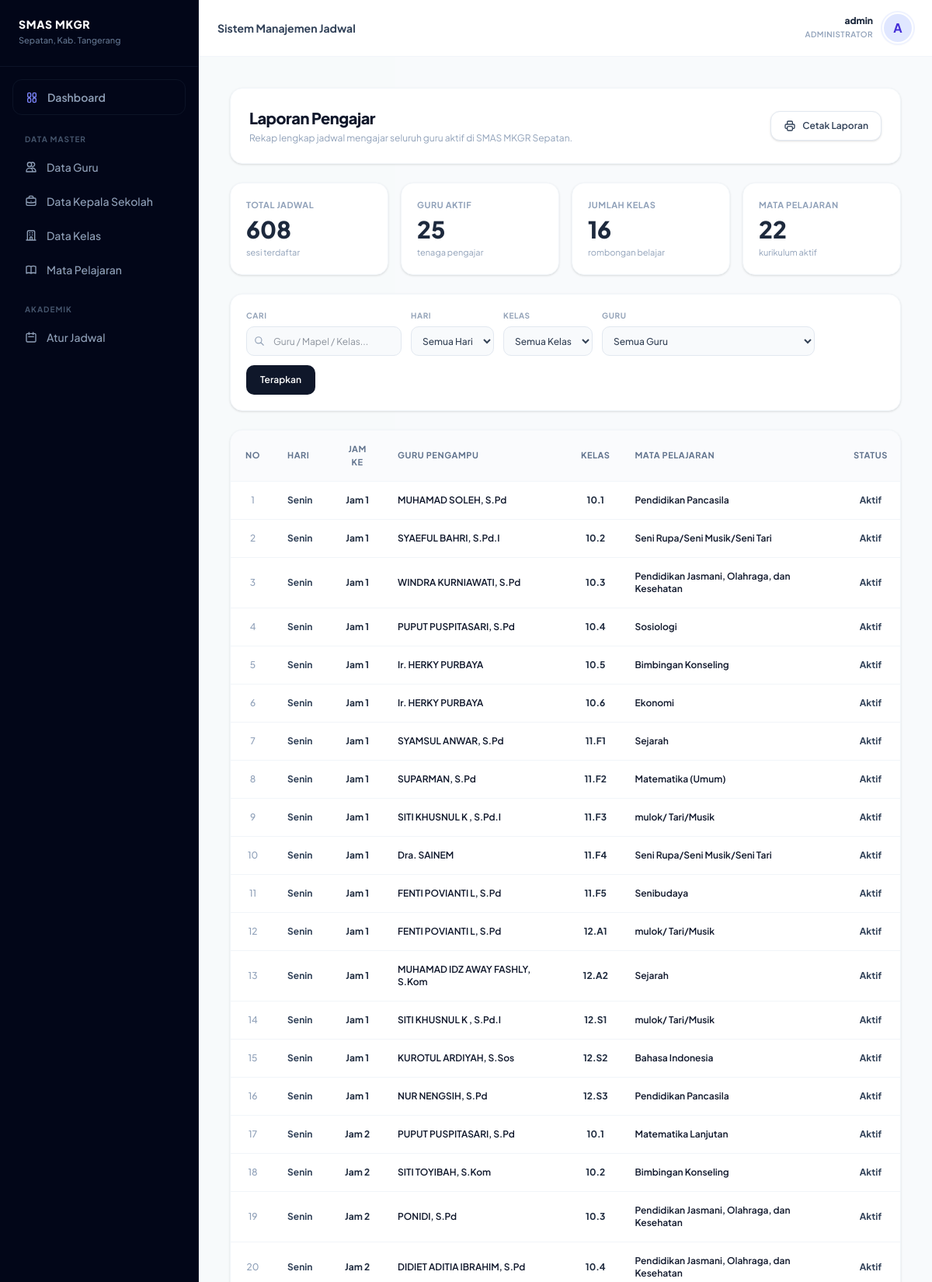
Screenshot of /laporan_pengajar.php (signed in, upper part) with the database file from the repository.
### tables this page shows
CREATE TABLE `jadwal` (
  `id` smallint NOT NULL AUTO_INCREMENT,
  `hari` enum('Senin','Selasa','Rabu','Kamis','Jumat') NOT NULL,
  `jam_ke` tinyint NOT NULL,
  `id_guru` smallint DEFAULT NULL,
  `id_kelas` smallint DEFAULT NULL,
  `id_mapel` smallint DEFAULT NULL,
  PRIMARY KEY (`id`),
  KEY `id_guru` (`id_guru`),
  KEY `id_kelas` (`id_kelas`),
  KEY `id_mapel` (`id_mapel`),
  CONSTRAINT `jadwal_ibfk_1` FOREIGN KEY (`id_guru`) REFERENCES `guru` (`id`) ON DELETE CASCADE,
  CONSTRAINT `jadwal_ibfk_2` FOREIGN KEY (`id_kelas`) REFERENCES `kelas` (`id`) ON DELETE CASCADE,
  CONSTRAINT `jadwal_ibfk_3` FOREIGN KEY (`id_mapel`) REFERENCES `mapel` (`id`) ON DELETE CASCADE
);

CREATE TABLE `guru` (
  `id` smallint NOT NULL AUTO_INCREMENT,
  `id_user` int DEFAULT NULL,
  `kode_guru` varchar(10) DEFAULT NULL,
  `nip` char(18) DEFAULT NULL,
  `nama_guru` varchar(60) NOT NULL,
  `kontak` varchar(15) DEFAULT NULL,
  `status_tugas` varchar(30) DEFAULT 'Aktif Mengajar',
  `notes` text,
  PRIMARY KEY (`id`)
);

CREATE TABLE `kelas` (
  `id` smallint NOT NULL AUTO_INCREMENT,
  `nama_kelas` varchar(20) NOT NULL,
  `tingkat` varchar(5) DEFAULT NULL,
  `wali_kelas` varchar(60) DEFAULT NULL,
  PRIMARY KEY (`id`),
  UNIQUE KEY `nama_kelas` (`nama_kelas`)
);

CREATE TABLE `mapel` (
  `id` smallint NOT NULL AUTO_INCREMENT,
  `kode_mapel` varchar(15) DEFAULT NULL,
  `nama_mapel` varchar(50) NOT NULL,
  PRIMARY KEY (`id`),
  UNIQUE KEY `kode_mapel` (`kode_mapel`)
);

### laporan_pengajar.php (the view, shortened to what this page needs)
<?php
require_once 'config/database.php';
$search = isset($_GET['q']) ? mysqli_real_escape_string($db, trim($_GET['q'])) : '';
$where = [];
$whereSQL = count($where) ? "WHERE " . implode(" AND ", $where) : "";
$query = mysqli_query($db, "
    SELECT j.id, j.hari, j.jam_ke, g.kode_guru, g.nama_guru, g.status_tugas,
           k.nama_kelas, m.kode_mapel, m.nama_mapel
    FROM jadwal j
    LEFT JOIN guru g ON j.id_guru = g.id
    LEFT JOIN kelas k ON j.id_kelas = k.id
    LEFT JOIN mapel m ON j.id_mapel = m.id
    $whereSQL
    ORDER BY FIELD(j.hari,'Senin','Selasa','Rabu','Kamis','Jumat'), j.jam_ke ASC, k.nama_kelas ASC
");
$total_jadwal = mysqli_num_rows($query);
$stat_guru = mysqli_fetch_assoc(mysqli_query($db, "SELECT COUNT(*) as c FROM guru WHERE status_tugas = 'Aktif Mengajar'"))['c'];
$stat_kelas = mysqli_fetch_assoc(mysqli_query($db, "SELECT COUNT(*) as c FROM kelas"))['c'];
$stat_mapel = mysqli_fetch_assoc(mysqli_query($db, "SELECT COUNT(*) as c FROM mapel"))['c'];
?>
<!DOCTYPE html>
<html lang="id" class="h-full bg-slate-50">
<head>
    <link href="css/output.css" rel="stylesheet">
</head>
<body class="h-full antialiased text-slate-800 bg-slate-50/50">
    <div class="flex min-h-screen">
        <?php include 'includes/sidebar.php'; ?>
        <div class="flex-1 min-w-0 h-screen overflow-y-auto bg-slate-50/30 relative">
            <?php include 'includes/header.php'; ?>
            <div class="p-6 md:p-10 space-y-6 max-w-[1600px] mx-auto">
                <div class="flex flex-col sm:flex-row sm:items-center sm:justify-between gap-4 bg-white p-6 rounded-2xl border border-slate-100 shadow-sm no-print">
                    <div>
                        <h2 class="text-xl font-extrabold text-slate-900 tracking-tight">Laporan Pengajar</h2>
                        <p class="text-xs text-slate-400 mt-1">Rekap lengkap jadwal mengajar seluruh guru aktif di SMAS MKGR Sepatan.</p>
                    </div>
                    <div class="flex items-center gap-3 no-print">
                        <button onclick="window.print()" class="inline-flex items-center gap-2 px-4 py-2.5 bg-white border border-slate-200 hover:bg-slate-50 text-slate-700 text-xs font-semibold rounded-xl transition-all shadow-sm">
                            Cetak Laporan
                        </button>
                    </div>
                </div>
                <div style="display:grid; grid-template-columns:repeat(4,1fr); gap:16px;">
                    <div class="bg-white p-5 rounded-2xl border border-slate-100 shadow-sm">
                        <p class="text-[11px] font-bold text-slate-400 uppercase tracking-wider">Total Jadwal</p>
                        <p class="text-3xl font-extrabold text-slate-800 mt-1"><?= $total_jadwal ?></p>
                        <p class="text-[11px] text-slate-400 mt-1">sesi terdaftar</p>
                    </div>
                    <div class="bg-white p-5 rounded-2xl border border-slate-100 shadow-sm">
                        <p class="text-[11px] font-bold text-slate-400 uppercase tracking-wider">Guru Aktif</p>
                        <p class="text-3xl font-extrabold text-slate-800 mt-1"><?= $stat_guru ?></p>
                        <p class="text-[11px] text-slate-400 mt-1">tenaga pengajar</p>
                    </div>
                    <div class="bg-white p-5 rounded-2xl border border-slate-100 shadow-sm">
                        <p class="text-[11px] font-bold text-slate-400 uppercase tracking-wider">Jumlah Kelas</p>
                        <p class="text-3xl font-extrabold text-slate-800 mt-1"><?= $stat_kelas ?></p>
                        <p class="text-[11px] text-slate-400 mt-1">rombongan belajar</p>
                    </div>
                    <div class="bg-white p-5 rounded-2xl border border-slate-100 shadow-sm">
                        <p class="text-[11px] font-bold text-slate-400 uppercase tracking-wider">Mata Pelajaran</p>
                        <p class="text-3xl font-extrabold text-slate-800 mt-1"><?= $stat_mapel ?></p>
                        <p class="text-[11px] text-slate-400 mt-1">kurikulum aktif</p>
                    </div>
                </div>
                <div class="bg-white p-5 rounded-2xl border border-slate-100 shadow-sm no-print">
                    <form method="GET" action="" style="display:flex; align-items:flex-end; gap:12px; flex-wrap:wrap;">
                        <div>
                            <div style="font-size:10px; font-weight:700; color:#94a3b8; text-transform:uppercase; letter-spacing:.06em; margin-bottom:6px;">Cari</div>
                            <div style="position:relative;">
                                <input type="text" name="q" value="<?= htmlspecialchars($search) ?>" placeholder="Guru / Mapel / Kelas..." style="padding:9px 12px 9px 34px; background:#f8fafc; border:1px solid #e2e8f0; border-radius:10px; font-size:12px; outline:none; width:200px; font-family:inherit; color:#1e293b; height:38px; box-sizing:border-box;" onfocus="this.style.borderColor='#1e293b';this.style.background='#fff'" onblur="this.style.borderColor='#e2e8f0';this.style.background='#f8fafc'">
                            </div>
                        </div>
                        <div>
                            <div style="font-size:10px; font-weight:700; color:#94a3b8; text-transform:uppercase; letter-spacing:.06em; margin-bottom:6px;">Hari</div>
                            <select name="hari" style="padding:0 10px; background:#f8fafc; border:1px solid #e2e8f0; border-radius:10px; font-size:12px; outline:none; font-family:inherit; color:#334155; font-weight:500; height:38px; box-sizing:border-box; cursor:pointer;" onfocus="this.style.borderColor='#1e293b'" onblur="this.style.borderColor='#e2e8f0'">
                                <option value="">Semua Hari</option>
                            </select>
                        </div>
                        <div>
                            <div style="font-size:10px; font-weight:700; color:#94a3b8; text-transform:uppercase; letter-spacing:.06em; margin-bottom:6px;">Kelas</div>
                            <select name="kelas" style="padding:0 10px; background:#f8fafc; border:1px solid #e2e8f0; border-radius:10px; font-size:12px; outline:none; font-family:inherit; color:#334155; font-weight:500; height:38px; box-sizing:border-box; cursor:pointer;" onfocus="this.style.borderColor='#1e293b'" onblur="this.style.borderColor='#e2e8f0'">
                                <option value="">Semua Kelas</option>
                            </select>
                        </div>
                        <div>
                            <div style="font-size:10px; font-weight:700; color:#94a3b8; text-transform:uppercase; letter-spacing:.06em; margin-bottom:6px;">Guru</div>
                            <select name="guru" style="padding:0 10px; background:#f8fafc; border:1px solid #e2e8f0; border-radius:10px; font-size:12px; outline:none; font-family:inherit; color:#334155; font-weight:500; height:38px; box-sizing:border-box; cursor:pointer;" onfocus="this.style.borderColor='#1e293b'" onblur="this.style.borderColor='#e2e8f0'">
                                <option value="">Semua Guru</option>
                            </select>
                        </div>
                        <div style="display:flex; gap:8px; align-items:center;">
                            <button type="submit" style="padding:0 18px; height:38px; background:#0f172a; color:#fff; font-size:12px; font-weight:600; border-radius:10px; border:none; cursor:pointer; font-family:inherit;" onmouseover="this.style.background='#1e293b'" onmouseout="this.style.background='#0f172a'">Terapkan</button>
                        </div>
                    </form>
                </div>
                <div class="bg-white rounded-2xl border border-slate-100 shadow-sm overflow-hidden">
                    <div class="overflow-x-auto w-full">
                        <table class="w-full text-left border-collapse">
                            <thead>
                                <tr class="bg-slate-50/70 border-b border-slate-100">
                                    <th class="p-4 text-[11px] font-bold text-slate-500 uppercase tracking-wider w-12 text-center">No</th>
                                    <th class="p-4 text-[11px] font-bold text-slate-500 uppercase tracking-wider">Hari</th>
                                    <th class="p-4 text-[11px] font-bold text-slate-500 uppercase tracking-wider text-center">Jam Ke</th>
                                    <th class="p-4 text-[11px] font-bold text-slate-500 uppercase tracking-wider">Guru Pengampu</th>
                                    <th class="p-4 text-[11px] font-bold text-slate-500 uppercase tracking-wider text-center">Kelas</th>
                                    <th class="p-4 text-[11px] font-bold text-slate-500 uppercase tracking-wider">Mata Pelajaran</th>
                                    <th class="p-4 text-[11px] font-bold text-slate-500 uppercase tracking-wider text-center">Status</th>
                                </tr>
                            </thead>
                            <tbody class="divide-y divide-slate-100 text-xs font-medium text-slate-700">
                                <?php
                                $no = 1;
                                if (mysqli_num_rows($query) > 0):
                                    while ($row = mysqli_fetch_assoc($query)):
                                ?>
                                <tr class="hover:bg-slate-50/40 transition-colors">
                                    <td class="p-4 text-center text-slate-400"><?= $no++ ?></td>
                                    <td class="p-4">
                                        <span class="font-bold text-slate-700"><?= $row['hari'] ?></span>
                                    </td>
                                    <td class="p-4 text-center font-bold text-slate-800">Jam <?= $row['jam_ke'] ?></td>
                                    <td class="p-4">
                                        <div class="font-semibold text-slate-900"><?= htmlspecialchars($row['nama_guru'] ?? '-') ?></div>
                                    </td>
                                    <td class="p-4 text-center font-bold text-slate-800"><?= htmlspecialchars($row['nama_kelas'] ?? '-') ?></td>
                                    <td class="p-4">
                                        <div class="font-semibold text-slate-900"><?= htmlspecialchars($row['nama_mapel'] ?? '-') ?></div>
                                    </td>
                                    <td class="p-4 text-center">
                                        <?php if ($row['status_tugas'] == 'Aktif Mengajar'): ?>
                                            <span class="font-bold text-slate-700">Aktif</span>
                                        <?php else: ?>
                                            <span class="font-bold text-slate-700">Cuti</span>
                                        <?php endif; ?>
                                    </td>
                                </tr>
                                <?php endwhile; else: ?>
                                <tr>
                                    <td colspan="7" class="p-10 text-center text-slate-400">Tidak ada data jadwal yang sesuai filter.</td>
                                </tr>
                                <?php endif; ?>
                            </tbody>
                        </table>
                    </div>
                </div>
            </div>
        </div>
    </div>
</body>
</html>

### laporan_pengajar.php (style rules this page uses)
body { font-family: 'Plus Jakarta Sans', sans-serif; }

### rows the page displays
jadwal: hari "Senin", jam_ke "1", id_guru.nama_guru "MUHAMAD SOLEH, S.Pd", id_kelas.nama_kelas "10.1", id_mapel.nama_mapel "Pendidikan Pancasila"
jadwal: hari "Senin", jam_ke "1", id_guru.nama_guru "SYAEFUL BAHRI, S.Pd.I", id_kelas.nama_kelas "10.2", id_mapel.nama_mapel "Seni Rupa/Seni Musik/Seni Tari"
jadwal: hari "Senin", jam_ke "1", id_guru.nama_guru "WINDRA KURNIAWATI, S.Pd", id_kelas.nama_kelas "10.3", id_mapel.nama_mapel "Pendidikan Jasmani, Olahraga, dan Kesehatan"
jadwal: hari "Senin", jam_ke "1", id_guru.nama_guru "PUPUT PUSPITASARI, S.Pd", id_kelas.nama_kelas "10.4", id_mapel.nama_mapel "Sosiologi"
jadwal: hari "Senin", jam_ke "1", id_guru.nama_guru "Ir. HERKY PURBAYA", id_kelas.nama_kelas "10.5", id_mapel.nama_mapel "Bimbingan Konseling"
jadwal: hari "Senin", jam_ke "1", id_guru.nama_guru "Ir. HERKY PURBAYA", id_kelas.nama_kelas "10.6", id_mapel.nama_mapel "Ekonomi"
jadwal: hari "Senin", jam_ke "1", id_guru.nama_guru "SYAMSUL ANWAR, S.Pd", id_kelas.nama_kelas "11.F1", id_mapel.nama_mapel "Sejarah"
jadwal: hari "Senin", jam_ke "1", id_guru.nama_guru "SUPARMAN, S.Pd", id_kelas.nama_kelas "11.F2", id_mapel.nama_mapel "Matematika (Umum)"
jadwal: hari "Senin", jam_ke "1", id_guru.nama_guru "SITI KHUSNUL K , S.Pd.I", id_kelas.nama_kelas "11.F3", id_mapel.nama_mapel "mulok/ Tari/Musik"
jadwal: hari "Senin", jam_ke "1", id_guru.nama_guru "Dra. SAINEM", id_kelas.nama_kelas "11.F4", id_mapel.nama_mapel "Seni Rupa/Seni Musik/Seni Tari"
jadwal: hari "Senin", jam_ke "1", id_guru.nama_guru "FENTI POVIANTI L, S.Pd", id_kelas.nama_kelas "11.F5", id_mapel.nama_mapel "Senibudaya"
jadwal: hari "Senin", jam_ke "1", id_guru.nama_guru "FENTI POVIANTI L, S.Pd", id_kelas.nama_kelas "12.A1", id_mapel.nama_mapel "mulok/ Tari/Musik"
jadwal: hari "Senin", jam_ke "1", id_guru.nama_guru "MUHAMAD IDZ AWAY FASHLY, S.Kom", id_kelas.nama_kelas "12.A2", id_mapel.nama_mapel "Sejarah"
jadwal: hari "Senin", jam_ke "1", id_guru.nama_guru "SITI KHUSNUL K , S.Pd.I", id_kelas.nama_kelas "12.S1", id_mapel.nama_mapel "mulok/ Tari/Musik"
jadwal: hari "Senin", jam_ke "1", id_guru.nama_guru "KUROTUL ARDIYAH, S.Sos", id_kelas.nama_kelas "12.S2", id_mapel.nama_mapel "Bahasa Indonesia"
jadwal: hari "Senin", jam_ke "1", id_guru.nama_guru "NUR NENGSIH, S.Pd", id_kelas.nama_kelas "12.S3", id_mapel.nama_mapel "Pendidikan Pancasila"
jadwal: hari "Senin", jam_ke "2", id_guru.nama_guru "PUPUT PUSPITASARI, S.Pd", id_kelas.nama_kelas "10.1", id_mapel.nama_mapel "Matematika Lanjutan"
jadwal: hari "Senin", jam_ke "2", id_guru.nama_guru "SITI TOYIBAH, S.Kom", id_kelas.nama_kelas "10.2", id_mapel.nama_mapel "Bimbingan Konseling"
jadwal: hari "Senin", jam_ke "2", id_guru.nama_guru "PONIDI, S.Pd", id_kelas.nama_kelas "10.3", id_mapel.nama_mapel "Pendidikan Jasmani, Olahraga, dan Kesehatan"
jadwal: hari "Senin", jam_ke "2", id_guru.nama_guru "DIDIET ADITIA IBRAHIM, S.Pd", id_kelas.nama_kelas "10.4", id_mapel.nama_mapel "Pendidikan Jasmani, Olahraga, dan Kesehatan"

### other values shown
$username "admin"
$role_display "ADMINISTRATOR"
substr($username, 0, 1) "A"
$total_jadwal "608"
$stat_guru "25"
$stat_kelas "16"
$stat_mapel "22"
